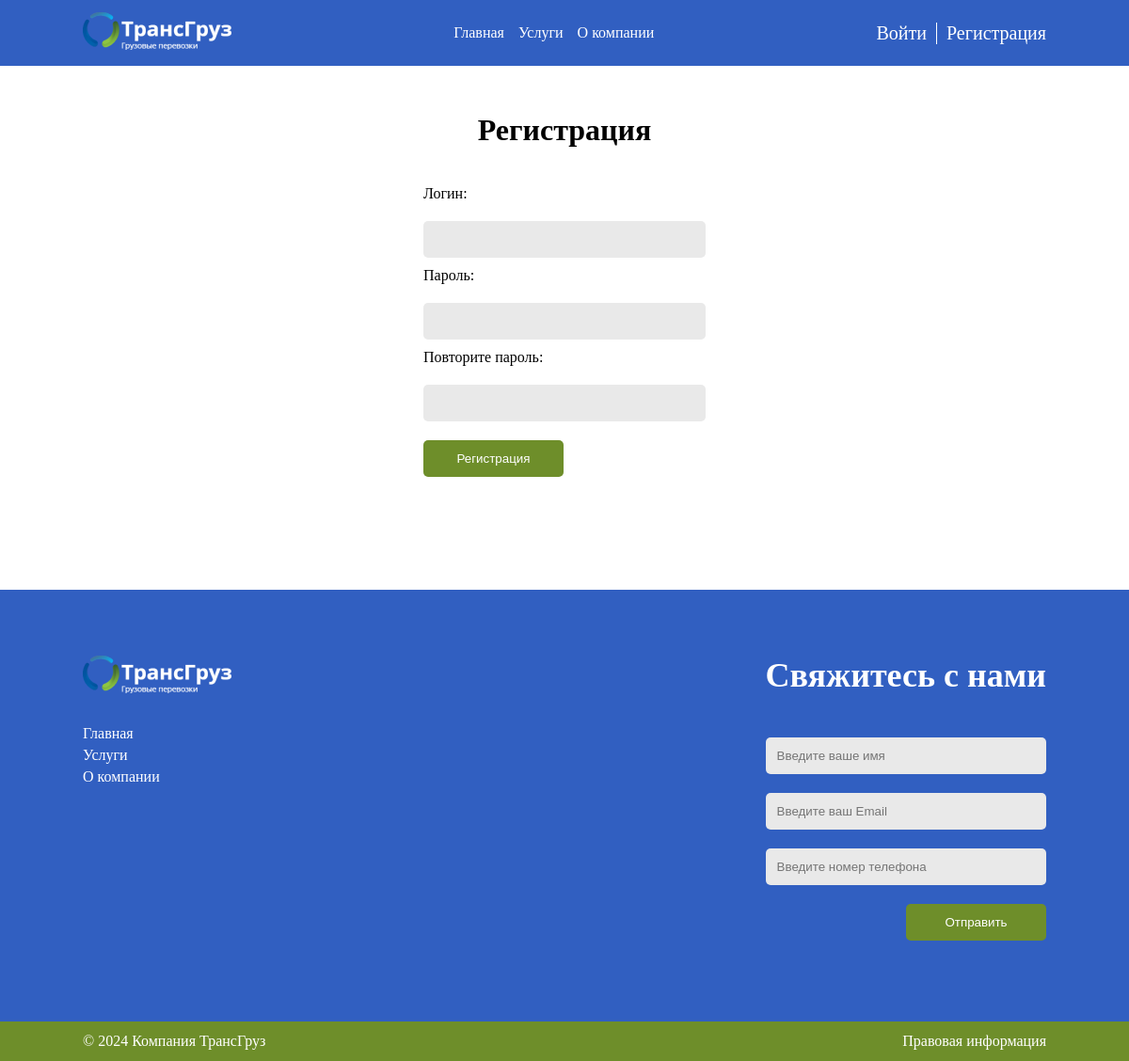
The page /users/register/ on the database its author committed.
### transportation/models.py (models this page shows)
class Menu(models.Model):
    name = models.CharField(max_length=60, verbose_name='Название')
    link = models.CharField(max_length=255, verbose_name='Ссылка')
    class Meta:
        verbose_name = 'Меню'
        verbose_name_plural = 'Меню'

### users/views.py (the view)
# urls.py: path('register/', views.RegisterUser.as_view(), name='register_user'),
class RegisterUser(CreateView):
    form_class = RegisterUserForm
    template_name = 'users/registration.html'
    extra_context = {'title': 'Регистрация',
                     'menu_items': menu,
                     'dt': dt
                     }
    success_url = reverse_lazy('users:login_user')

### users/forms.py
class RegisterUserForm(UserCreationForm):
    username = forms.CharField(label="Логин", widget=forms.TextInput(attrs={"class": "form-input"}))
    password1 = forms.CharField(label="Пароль", widget=forms.PasswordInput(attrs={"class": "form-input"}))
    password2 = forms.CharField(label="Повторите пароль", widget=forms.PasswordInput(attrs={"class": "form-input"}))
    class Meta:
        model = get_user_model()
        fields = ['username', 'password1', 'password2']

### users/templates/users/registration.html (shortened to what this page needs)
{% extends 'base.html' %}
{% block login %}
<div class="block-form ">
    <div class="centring">
        <div class="users-form">
            <h1>Регистрация</h1>
            <form action="" method="post">
                {{ form.as_table }}
                <p>
                    <button type="submit">Регистрация</button>
                </p>
            </form>
        </div>
    </div>
</div>
{% endblock %}

### templates/base.html (shortened to what this page needs)
{% load static %}
<!DOCTYPE html>
<html lang="ru">
<head>
    <link rel="stylesheet" href="{% static 'transporations/style/index.css' %}">
    <link rel="stylesheet" href="{% static 'transporations/style/service.css' %}">
    <link rel="stylesheet" href="{% static 'transporations/style/company.css' %}">
    <link rel="stylesheet" href="{% static 'transporations/style/services.css' %}">
</head>
<body>
    <header class="header">
        <div class="top-header-wrapper">
            <div class="centring">
                <div class="top-header">
                    <div class="logo">
                        <a href="{% url 'home' %}"><img src="{% static 'transporations/images/logoza 1.png' %}"
                                                     alt="logo"></a>
                    </div>
                    <nav class="menu">
                        <ul class="list-menu">
                            {% for i in menu_items %}
                                <li class="list-item-menu">
                                    <a href="{% url i.link %}" class="link-menu">{{ i.name }}</a>
                                </li>
                            {% endfor %}
                        </ul>
                    </nav>
                    <div class="users-block">
                        {% if user.is_authenticated %}
                            {% if user.is_superuser %}
                                <a href="{% url 'admin:index' %}">{{ user.username }}</a>
                            {% else %}
                                <a href="{% url 'users:profile' %}">{{ user.username }}</a>
                            {% endif %}
                            <a href="{% url 'users:logout_user' %}">Выйти</a>
                        {% else %}
                            <a href="{% url 'users:login_user' %}">Войти</a>
                            <a href="{% url 'users:register_user' %}">Регистрация</a>
                        {% endif %}
                    </div>
                </div>
            </div>
        </div>
    </header>
    {% block login %}
    {% endblock %}
    <footer class="footer">
        <div class="footer-top-wrapper">
            <div class="centring">
                <div class="footer-top">
                    <div class="footer-left">
                        <div class="logo-footer">
                            <a href="{% url 'home' %}"><img src="{% static 'transporations/images/logoza 1.png' %}" alt="logo"></a>
                        </div>
                        <ul class="list-menu-footer">
                            {% for i in menu_items %}
                                <li class="item-list-menu">
                                    <a href="{% url i.link %}" class="link-menu">{{ i.name }}</a>
                                </li>
                            {% endfor %}
                        </ul>
                    </div>
                    <div class="footer-right">
                        <h3 class="title-block-form">Свяжитесь с нами</h3>
                        <div class="block-form" id="contact-form">
                            <form action="/success/" id="form" method="POST">
                                <input type="text" placeholder="Введите ваше имя" name="name">
                                <input type="email" placeholder="Введите ваш Email" name="email">
                                <input type="tel" placeholder="Введите номер телефона" name="tel">
                                <button type="submit">Отправить</button>
                            </form>
                        </div>
                    </div>
                </div>
            </div>
        </div>
        <div class="footer-bottom-wrapper">
            <div class="centring">
                <div class="footer-bottom">
                    <div class="company">© {{ dt.year }} Компания ТрансГруз</div>
                    <a href="{% url 'company' %}" class="info">Правовая информация</a>
                </div>
            </div>
        </div>
    </footer>
</body>
</html>

### transportation/static/transporations/style/index.css (style rules this page uses)
* { margin: 0; padding: 0; box-sizing: border-box; }
:root { --blue: #315FC1; --green: #6E8E2A; --white: #fff; --black: #000; --light-gray: #D9D9D9; --gray: #E9E9E9; --fz-title-parth: 4rem; --fz-very-big: 3rem; --fz-big: 2.25rem; --fz-normal: 1rem; --fw-regular: 400; --fw-bold: 700; }
html { height: 100%; }
body { display: grid; grid-template-rows: auto 1fr auto; height: 100%; }
a { color: inherit; text-decoration: none; }
button { cursor: pointer; }
input, button, textarea { border: none; outline: none; background: none; }
ul { list-style: none; }
.centring { max-width: 1274px; width: 100%; height: 100%; margin: 0 auto; }
.top-header-wrapper { background-color: var(--blue); padding: 13px 0; position: fixed; top: 0; left: 0; width: 100%; z-index: 1000; }
.top-header { display: flex; justify-content: space-between; align-items: center; color: var(--white); }
.list-menu { display: grid; grid-auto-flow: column; grid-gap: 15px; }
.footer { background: var(--blue); margin-top: 120px; color: var(--white); padding-top: 70px; }
.footer-top { display: flex; justify-content: space-between; }
.list-menu-footer { margin-top: 30px; }
.item-list-menu:not(:first-child) { margin-top: 5px; }
.footer-right { max-width: 363px; }
.title-block-form { text-align: right; font-size: var(--fz-big); font-weight: var(--fw-bold); }
.block-form form { display: flex; flex-direction: column; align-items: end; margin-top: 25px; }
.block-form input { padding: 12px; background: var(--gray); border-radius: 5px; width: 100%; }
.block-form input:not(:first-child) { margin-top: 20px; }
.block-form button { padding: 12px 32px; color: var(--white); background: var(--green); margin-top: 20px; width: 9.3125rem; border-radius: 5px; }
.footer-bottom-wrapper { margin-top: 86px; background: var(--green); }
.footer-bottom { display: flex; justify-content: space-between; padding: 12px 0; }
.users-form, .block-profile { margin-top: 120px; }
.users-form form { display: flex; align-items: start; max-width: 300px; margin: 0 auto; }
.users-form h1 { margin-bottom: 30px; text-align: center; }
.users-form label { margin-top: 10px; }
.users-block { display: flex; }
.users-block a { font-size: 20px; }
.users-block a:first-child { padding-right: 10px; border-right: 1px solid #fff; }
.users-block a:last-child { padding-left: 10px; }
@media screen and (max-width: 1300px) { .centring { max-width: 1024px; } }

### transportation/static/transporations/style/service.css (style rules this page uses)
label { cursor: pointer; }

### rows shown on the page
Menu: name "Главная"
Menu: name "Услуги"
Menu: name "О компании"

### other values the page prints
{{ dt.year }} "2024"
